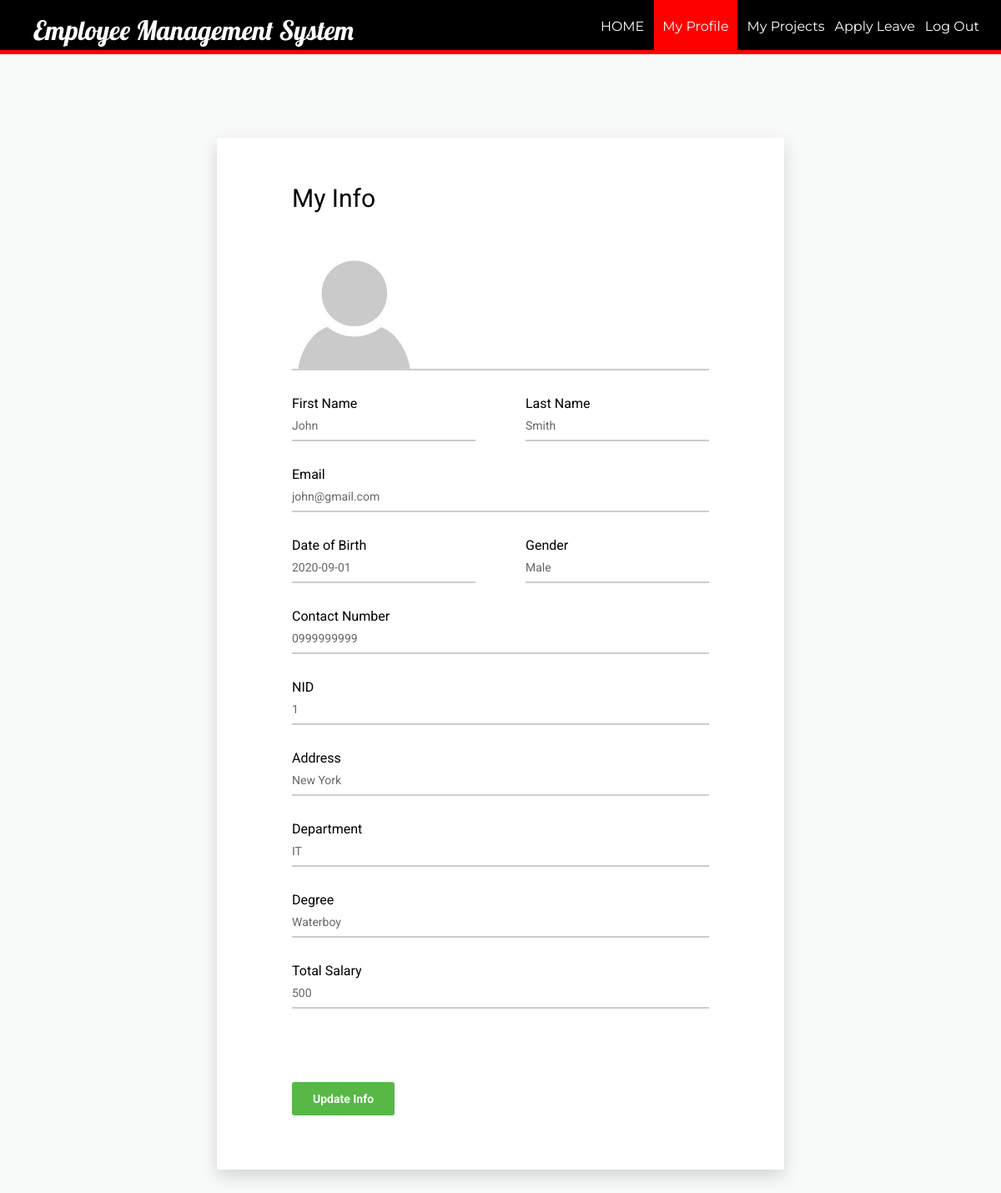
/Employee_Management_System/myprofile.php?id=2, run on the app's committed database.
### tables this page shows
CREATE TABLE `employee` (
  `id` int(11) NOT NULL,
  `firstName` varchar(100) NOT NULL,
  `lastName` varchar(100) NOT NULL,
  `email` varchar(100) NOT NULL,
  `password` text NOT NULL,
  `birthday` date NOT NULL,
  `gender` varchar(10) NOT NULL,
  `contact` varchar(20) NOT NULL,
  `nid` int(20) NOT NULL,
  `address` varchar(100) DEFAULT NULL,
  `dept` varchar(100) NOT NULL,
  `degree` varchar(100) NOT NULL,
  `pic` text NOT NULL
);

CREATE TABLE `salary` (
  `id` int(11) NOT NULL,
  `base` int(11) NOT NULL,
  `bonus` int(11) DEFAULT NULL,
  `total` int(11) DEFAULT NULL
);

### Employee_Management_System/myprofile.php (the view, shortened to what this page needs)
<?php
require_once ('process/dbh.php');
  $id = (isset($_GET['id']) ? $_GET['id'] : '');
  $sql = "SELECT * from `employee` WHERE id=$id";
  $sql2 = "SELECT total from `salary` WHERE id = $id";
  $result = mysqli_query($conn, $sql);
  $result2 = mysqli_query($conn , $sql2);
  $salary = mysqli_fetch_array($result2);
  $empS = ($salary['total']);
  if($result){
  while($res = mysqli_fetch_assoc($result)){
  $firstname = $res['firstName'];
  $lastname = $res['lastName'];
  $email = $res['email'];
  $contact = $res['contact'];
  $address = $res['address'];
  $gender = $res['gender'];
  $birthday = $res['birthday'];
  $nid = $res['nid'];
  $dept = $res['dept'];
  $degree = $res['degree'];
  $pic = $res['pic'];
}
}
?>
<html>
<head>
    <link href="vendor/mdi-font/css/material-design-iconic-font.min.css" rel="stylesheet" media="all">
    <link href="vendor/font-awesome-4.7/css/font-awesome.min.css" rel="stylesheet" media="all">
    <link href="vendor/select2/select2.min.css" rel="stylesheet" media="all">
    <link href="vendor/datepicker/daterangepicker.css" rel="stylesheet" media="all">
    <link href="css/main.css" rel="stylesheet" media="all">
</head>
<body>
  <header>
    <nav>
      <h1>Employee Management System</h1>
      <ul id="navli">
        <li><a class="homeblack" href="eloginwel.php?id=<?php echo $id?>"">HOME</a></li>
        <li><a class="homered" href="myprofile.php?id=<?php echo $id?>"">My Profile</a></li>
        <li><a class="homeblack" href="empproject.php?id=<?php echo $id?>"">My Projects</a></li>
        <li><a class="homeblack" href="applyleave.php?id=<?php echo $id?>"">Apply Leave</a></li>
        <li><a class="homeblack" href="elogin.html">Log Out</a></li>
      </ul>
    </nav>
  </header>
  <div class="divider"></div>
  <div class="page-wrapper bg-blue p-t-100 p-b-100 font-robo">
        <div class="wrapper wrapper--w680">
            <div class="card card-1">
                <div class="card-body">
                    <h2 class="title">My Info</h2>
                    <form method="POST" action="myprofileup.php?id=<?php echo $id?>" >
                        <div class="input-group">
                          <img src="process/<?php echo $pic;?>" height = 150px width = 150px>
                        </div>
                        <div class="row row-space">
                            <div class="col-2">
                                <div class="input-group">
                                  <p>First Name</p>
                                     <input class="input--style-1" type="text" name="firstName" value="<?php echo $firstname;?>" readonly >
                                </div>
                            </div>
                            <div class="col-2">
                                <div class="input-group">
                                  <p>Last Name</p>
                                    <input class="input--style-1" type="text" name="lastName" value="<?php echo $lastname;?>" readonly>
                                </div>
                            </div>
                        </div>
                        <div class="input-group">
                          <p>Email</p>
                            <input class="input--style-1" type="email"  name="email" value="<?php echo $email;?>" readonly>
                        </div>
                        <div class="row row-space">
                            <div class="col-2">
                                <div class="input-group">
                                  <p>Date of Birth</p>
                                    <input class="input--style-1" type="text" name="birthday" value="<?php echo $birthday;?>" readonly>
                                </div>
                            </div>
                            <div class="col-2">
                                <div class="input-group">
                                  <p>Gender</p>
                                  <input class="input--style-1" type="text" name="gender" value="<?php echo $gender;?>" readonly>
                                </div>
                            </div>
                        </div>
                        <div class="input-group">
                          <p>Contact Number</p>
                            <input class="input--style-1" type="number" name="contact" value="<?php echo $contact;?>" readonly>
                        </div>
                        <div class="input-group">
                          <p>NID</p>
                            <input class="input--style-1" type="number" name="nid" value="<?php echo $nid;?>" readonly>
                        </div>
                         <div class="input-group">
                          <p>Address</p>
                            <input class="input--style-1" type="text"  name="address" value="<?php echo $address;?>" readonly>
                        </div>
                        <div class="input-group">
                          <p>Department</p>
                            <input class="input--style-1" type="text" name="dept" value="<?php echo $dept;?>" readonly>
                        </div>
                        <div class="input-group">
                          <p>Degree</p>
                            <input class="input--style-1" type="text" name="degree" value="<?php echo $degree;?>" readonly>
                        </div>
                        <div class="input-group">
                          <p>Total Salary</p>
                            <input class="input--style-1" type="text" name="degree" value="<?php echo $empS;?>" readonly>
                        </div>
                        <input type="hidden" name="id" id="textField" value="<?php echo $id;?>" required="required"><br><br>
                        <div class="p-t-20">
                            <button class="btn btn--radius btn--green"  name="send" >Update Info</button>
                        </div>
                    </form>
                </div>
            </div>
        </div>
    </div>
</body>
</html>

### Employee_Management_System/css/main.css (style rules this page uses)
body { margin: 0px; }
header { background: black; color: white; padding: 16px 20px 6px 40px; height: 60px; }
header h1 { display: inline; font-family: 'Lobster', cursive; font-weight: 400; font-size: 32px; float: left; margin-top: 0px; margin-right: 10px; }
nav ul { display: inline; padding: 6px; float: right; }
nav ul li { display: inline-block; list-style-type: none; color: white; float: left; margin-left: 12px; }
nav ul li a { color: white; text-decoration: none; }
#navli { font-family: 'Montserrat', sans-serif; }
.homered { background-color: red; padding: 30px 10px 22px 10px; }
.divider { background-color: red; height: 5px; }
.font-robo { font-family: "Roboto", "Arial", "Helvetica Neue", sans-serif; }
.row { display: -webkit-box; display: -webkit-flex; display: -moz-box; display: -ms-flexbox; display: flex; -webkit-flex-wrap: wrap; -ms-flex-wrap: wrap; flex-wrap: wrap; }
.row-space { -webkit-box-pack: justify; -webkit-justify-content: space-between; -moz-box-pack: justify; -ms-flex-pack: justify; justify-content: space-between; }
.col-2 { width: -webkit-calc((100% - 60px) / 2); width: -moz-calc((100% - 60px) / 2); width: calc((100% - 60px) / 2); }
html { -webkit-box-sizing: border-box; -moz-box-sizing: border-box; box-sizing: border-box; }
* { padding: 0; margin: 0; }
*, *:before, *:after { -webkit-box-sizing: inherit; -moz-box-sizing: inherit; box-sizing: inherit; }
h2, h3, h4, h5, h6, blockquote, p, pre, dl, dd, ol, ul, figure, hr, fieldset, legend { margin: 0; padding: 0; }
button { outline: none; background: none; border: none; }
.page-wrapper { min-height: 100vh; }
h1, h2, h3, h4, h5, h6 { font-weight: 400; }
h1 { font-size: 36px; }
h2 { font-size: 30px; }
.bg-blue { background: #F8F9F9; }
.p-t-100 { padding-top: 100px; }
.p-t-20 { padding-top: 20px; }
.p-b-100 { padding-bottom: 100px; }
.wrapper { margin: 0 auto; }
.wrapper--w680 { max-width: 680px; }
.btn { line-height: 40px; display: inline-block; padding: 0 25px; cursor: pointer; font-family: "Roboto", "Arial", "Helvetica Neue", sans-serif; color: #fff; -webkit-transition: all 0.4s ease; -o-transition: all 0.4s ease; -moz-transition: all 0.4s ease; transition: all 0.4s ease; font-size: 14px; font-weight: 700; }
.btn--radius { -webkit-border-radius: 3px; -moz-border-radius: 3px; border-radius: 3px; }
.btn--green { background: #57b846; }
input { outline: none; margin: 0; border: none; -webkit-box-shadow: none; -moz-box-shadow: none; box-shadow: none; width: 100%; font-size: 14px; font-family: inherit; }
.input-group { position: relative; margin-bottom: 30px; border-bottom: 2px solid #ccc; }
.input--style-1 { padding: 9px 0; color: #666; }
.title { margin-bottom: 37px; }
.card { overflow: hidden; -webkit-border-radius: 3px; -moz-border-radius: 3px; border-radius: 3px; background: #fff; }
.card-1 { -webkit-box-shadow: 0px 8px 20px 0px rgba(0, 0, 0, 0.15); -moz-box-shadow: 0px 8px 20px 0px rgba(0, 0, 0, 0.15); box-shadow: 0px 8px 20px 0px rgba(0, 0, 0, 0.15); }
.card-1 .card-body { padding: 0 90px; padding-top: 55px; padding-bottom: 65px; }

### data on the page
employee: pic (placeholder picture), firstName "John", lastName "Smith", email "john@gmail.com", birthday "2020-09-01", gender "Male", contact "0999999999", nid "1", address "New York", dept "IT", degree "Waterboy"
salary: degree "500"
